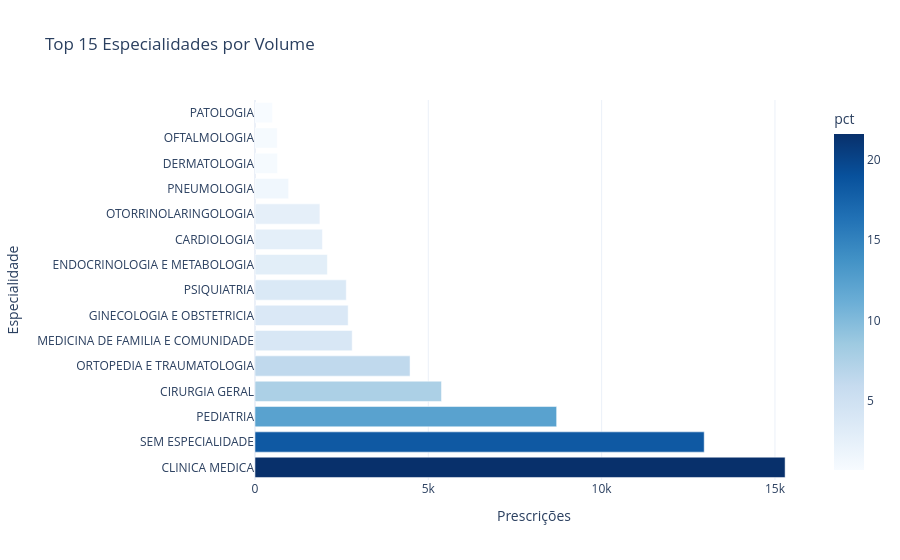
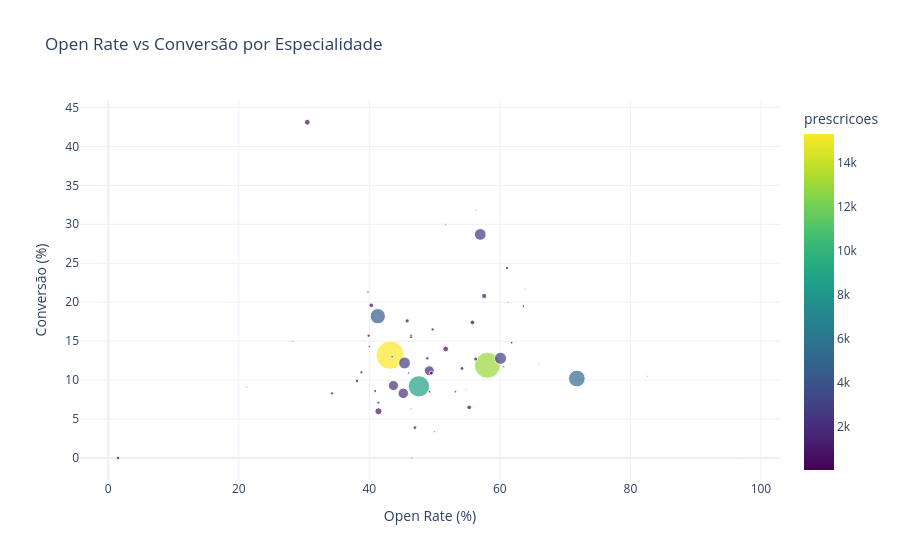

Here is the notebook cell these charts were saved with, in order:
### Markdown cell above
---
## Q3: Quais especialidades médicas mais prescreveram?

**O que analisamos:**
- Ranking de especialidades por volume
- Open rate e conversão por especialidade
- Perfil dos médicos (gênero, idade, distribuição)

**Por que importa:**
Especialidades com baixo engajamento/conversão precisam de suporte diferenciado.

### Code cell
# Q3.1: Ranking de especialidades
df_esp = con.execute("""
SELECT
    m.especialidade,
    COUNT(DISTINCT p.idprescricao) AS prescricoes,
    COUNT(DISTINCT p.idmedico) AS medicos_ativos,
    COUNT(DISTINCT p.idpaciente) AS pacientes_unicos,
    ROUND(COUNT(DISTINCT p.idprescricao) * 100.0 / SUM(COUNT(DISTINCT p.idprescricao)) OVER (), 1) AS pct
FROM prescricao p
LEFT JOIN medicos m ON p.idmedico = m.idmedico
GROUP BY 1
ORDER BY 2 DESC
""").df()

print("🏥 TOP ESPECIALIDADES (Volume de Prescrições)")
print("=" * 80)
print(df_esp.to_string(index=False))

# Q3.2: Open Rate e Conversão por especialidade
df_esp_kpi = con.execute("""
WITH presc_nivel AS (
    SELECT
        p.idprescricao,
        m.especialidade,
        MAX(p.visualizadapaciente::INT) AS visualizada,
        MAX(CASE WHEN p.itemvendido > 0 THEN 1 ELSE 0 END) AS vendida
    FROM prescricao p
    LEFT JOIN medicos m ON p.idmedico = m.idmedico
    GROUP BY 1, 2
)
SELECT
    especialidade,
    COUNT(*) AS prescricoes,
    SUM(visualizada) AS visualizadas,
    SUM(vendida) AS vendidas,
    ROUND(SUM(visualizada) * 100.0 / COUNT(*), 1) AS open_rate_pct,
    ROUND(SUM(vendida) * 100.0 / NULLIF(SUM(visualizada), 0), 1) AS conversao_pct
FROM presc_nivel
GROUP BY 1
HAVING COUNT(*) >= 30
ORDER BY 2 DESC
""").df()

print("\n📊 PERFORMANCE POR ESPECIALIDADE (Open Rate + Conversão)")
print("=" * 80)
print(df_esp_kpi.to_string(index=False))

# Q3.3: Perfil dos médicos
df_medicos_perfil = con.execute("""
SELECT
    genero,
    COUNT(DISTINCT idmedico) AS medicos,
    ROUND(AVG(idade), 1) AS idade_media,
    MIN(idade) AS idade_min,
    MAX(idade) AS idade_max
FROM medicos
WHERE idade IS NOT NULL
GROUP BY 1
ORDER BY 2 DESC
""").df()

print("\n👨⚕️  PERFIL DOS MÉDICOS")
print("=" * 80)
print(df_medicos_perfil.to_string(index=False))

# Q3.4: Estados com maior concentração de médicos
df_medicos_estado = con.execute("""
SELECT
    estado,
    COUNT(DISTINCT idmedico) AS medicos,
    ROUND(COUNT(DISTINCT idmedico) * 100.0 / SUM(COUNT(DISTINCT idmedico)) OVER (), 1) AS pct
FROM medicos
GROUP BY 1
ORDER BY 2 DESC
LIMIT 10
""").df()

print("\n🗺️  TOP 10 ESTADOS (Médicos)")
print("=" * 80)
print(df_medicos_estado.to_string(index=False))

# Gráficos
print("\n📊 GRÁFICO: Top Especialidades por Volume")
print("   → Tipo: Barras horizontais")
print("   → Eixo X: Número de prescrições")
print("   → Eixo Y: Especialidades médicas")
print("   → Insight: Mostra quais especialidades geram mais prescrições digitais")
fig_esp = px.bar(df_esp.head(15), x='prescricoes', y='especialidade', orientation='h',
                 title='Top 15 Especialidades por Volume',
                 labels={'prescricoes': 'Prescrições', 'especialidade': 'Especialidade'},
                 template='plotly_white', color='pct', color_continuous_scale='Blues')
fig_esp.show()

print("\n📊 GRÁFICO: Open Rate vs Conversão por Especialidade")
print("   → Tipo: Scatter plot (dispersão)")
print("   → Eixo X: Taxa de abertura (%)")
print("   → Eixo Y: Taxa de conversão (%)")
print("   → Bolhas: Tamanho proporcional ao volume de prescrições")
print("   → Insight: Identifica especialidades com baixo engajamento que precisam de suporte")
fig_esp_kpi = px.scatter(df_esp_kpi, x='open_rate_pct', y='conversao_pct', 
                        size='prescricoes', hover_name='especialidade',
                        title='Open Rate vs Conversão por Especialidade',
                        labels={'open_rate_pct': 'Open Rate (%)', 'conversao_pct': 'Conversão (%)'},
                        template='plotly_white', color='prescricoes', color_continuous_scale='Viridis')
fig_esp_kpi.show()

print("\n🎯 INSIGHTS Q3:")
print("-" * 80)
top_esp = df_esp.iloc[0]
low_perform = df_esp_kpi[df_esp_kpi['open_rate_pct'] < 50]
print(f"• Especialidade TOP: {top_esp['especialidade']} ({top_esp['prescricoes']:,} prescrições)")
print(f"• {len(df_esp)} especialidades cadastradas")
if len(low_perform) > 0:
    print(f"• ⚠️ {len(low_perform)} especialidades com Open Rate < 50%:")
    for _, row in low_perform.head(3).iterrows():
        print(f"   - {row['especialidade']}: {row['open_rate_pct']}% (Conversão: {row['conversao_pct']}%)")
print("✅ RECOMENDAÇÃO: Focar em especialidades com baixo engajamento para suporte")

### Figure 1 — Plotly figure (JSON) as saved in the notebook; plotly's stock layout.template omitted (floating-point values rounded to 4 significant figures)
{"data": [{"hovertemplate": "Prescrições=%{x}<br>Especialidade=%{y}<br>pct=%{marker.color}<extra></extra>", "legendgroup": "", "marker": {"color": [21.6, 18.3, 12.3, 7.6, 6.3, 4.0, 3.8, 3.7, 2.9, 2.7, 2.6, 1.4, 0.9, 0.9, 0.7], "coloraxis": "coloraxis", "pattern": {"shape": ""}}, "name": "", "orientation": "h", "showlegend": false, "textposition": "auto", "type": "bar", "x": [15293, 12959, 8702, 5380, 4473, 2804, 2687, 2633, 2088, 1945, 1872, 970, 648, 640, 502], "xaxis": "x", "y": ["CLINICA MEDICA", "SEM ESPECIALIDADE", "PEDIATRIA", "CIRURGIA GERAL", "ORTOPEDIA E TRAUMATOLOGIA", "MEDICINA DE FAMILIA E COMUNIDADE", "GINECOLOGIA E OBSTETRICIA", "PSIQUIATRIA", "ENDOCRINOLOGIA E METABOLOGIA", "CARDIOLOGIA", "OTORRINOLARINGOLOGIA", "PNEUMOLOGIA", "DERMATOLOGIA", "OFTALMOLOGIA", "PATOLOGIA"], "yaxis": "y"}], "layout": {"barmode": "relative", "coloraxis": {"colorbar": {"title": {"text": "pct"}}, "colorscale": [[0, "rgb(247,251,255)"], [0.125, "rgb(222,235,247)"], [0.25, "rgb(198,219,239)"], [0.375, "rgb(158,202,225)"], [0.5, "rgb(107,174,214)"], [0.625, "rgb(66,146,198)"], [0.75, "rgb(33,113,181)"], [0.875, "rgb(8,81,156)"], [1, "rgb(8,48,107)"]]}, "legend": {"tracegroupgap": 0}, "title": {"text": "Top 15 Especialidades por Volume"}, "xaxis": {"anchor": "y", "domain": [0, 1], "title": {"text": "Prescrições"}}, "yaxis": {"anchor": "x", "domain": [0, 1], "title": {"text": "Especialidade"}}}}

### Figure 2 — Plotly figure (JSON) as saved in the notebook; plotly's stock layout.template omitted (floating-point values rounded to 4 significant figures)
{"data": [{"hovertemplate": "<b>%{hovertext}</b><br><br>Open Rate (%)=%{x}<br>Conversão (%)=%{y}<br>prescricoes=%{marker.color}<extra></extra>", "hovertext": ["CLINICA MEDICA", "SEM ESPECIALIDADE", "PEDIATRIA", "CIRURGIA GERAL", "ORTOPEDIA E TRAUMATOLOGIA", "MEDICINA DE FAMILIA E COMUNIDADE", "GINECOLOGIA E OBSTETRICIA", "PSIQUIATRIA", "ENDOCRINOLOGIA E METABOLOGIA", "CARDIOLOGIA", "OTORRINOLARINGOLOGIA", "PNEUMOLOGIA", "DERMATOLOGIA", "OFTALMOLOGIA", "PATOLOGIA", "MEDICINA DO TRABALHO", "ALERGIA E IMUNOLOGIA", "GERIATRIA", "NEUROLOGIA", "UROLOGIA", "PRONTO ATENDIMENTO", "CIRURGIA DA MAO", "REUMATOLOGIA", null, "ENDOCRINOLOGIA", "MEDICINA GERAL COMUNITARIA", "MEDICINA ESPORTIVA", "NEUROCIRURGIA", "MEDICINA DO TRAFEGO", "GENETICA CLINICA", "INFECTOLOGIA", "ONCOLOGIA CLINICA", "CIRURGIA TORACICA", "GASTROENTEROLOGIA", "MASTOLOGIA", "ACUPUNTURA", "ANESTESIOLOGIA", "NEFROLOGIA", "MEDICINA DE EMERGENCIA", "MEDICINA INTENSIVA", "HEMATOLOGIA E HEMOTERAPIA", "CIRURGIA VASCULAR", "RADIOTERAPIA", "CIRURGIA DO APARELHO DIGESTIVO", "NUTROLOGIA", "MEDICINA INTERNA OU CLINICA MEDICA", "GINECOLOGIA", "PNEUMOLOGIA E TISIOLOGIA", "CIRURGIA PLASTICA", "ORTODONDIA", "CIRURGIA DE CABECA E PESCOCO", "TERAPIA INTENSIVA", "HOMEOPATIA", "NEUROLOGIA PEDIATRICA", "CIRURGIA BUCOMAXILAR", "OBSTETRICIA", "MEDICINA LEGAL"], "legendgroup": "", "marker": {"color": [15293, 12959, 8702, 5380, 4473, 2804, 2687, 2633, 2088, 1945, 1872, 970, 648, 640, 502, 423, 418, 417, 334, 295, 288, 277, 270, 263, 239, 223, 220, 210, 208, 208, 195, 188, 171, 169, 153, 131, 129, 124, 120, 118, 111, 105, 100, 99, 86, 71, 69, 58, 58, 52, 50, 49, 46, 42, 39, 36, 35], "coloraxis": "coloraxis", "size": [15293, 12959, 8702, 5380, 4473, 2804, 2687, 2633, 2088, 1945, 1872, 970, 648, 640, 502, 423, 418, 417, 334, 295, 288, 277, 270, 263, 239, 223, 220, 210, 208, 208, 195, 188, 171, 169, 153, 131, 129, 124, 120, 118, 111, 105, 100, 99, 86, 71, 69, 58, 58, 52, 50, 49, 46, 42, 39, 36, 35], "sizemode": "area", "sizeref": 38.23, "symbol": "circle"}, "mode": "markers", "name": "", "orientation": "v", "showlegend": false, "type": "scatter", "x": [43.2, 58.1, 47.6, 71.8, 41.3, 60.1, 45.4, 57.0, 45.2, 43.7, 49.2, 41.4, 51.7, 30.5, 57.6, 55.8, 55.3, 40.3, 45.8, 56.3, 54.2, 49.5, 47.0, 1.5, 38.1, 48.9, 46.4, 34.3, 61.1, 39.9, 49.7, 38.8, 40.9, 41.4, 46.4, 61.8, 63.6, 43.5, 49.2, 39.8, 53.2, 40.0, 46.0, 60.6, 46.5, 28.2, 46.4, 50.0, 51.7, 21.2, 66.0, 61.2, 82.6, 54.8, 56.4, 63.9, 97.1], "xaxis": "x", "y": [13.2, 11.9, 9.2, 10.2, 18.2, 12.8, 12.2, 28.7, 8.3, 9.3, 11.2, 6.0, 14.0, 43.1, 20.8, 17.4, 6.5, 19.6, 17.6, 12.7, 11.5, 10.9, 3.9, 0.0, 9.9, 12.8, 15.7, 8.3, 24.4, 15.7, 16.5, 11.0, 8.6, 7.1, 15.5, 14.8, 19.5, 13.0, 8.5, 21.3, 8.5, 14.3, 10.9, 11.7, 0.0, 15.0, 6.3, 3.4, 30.0, 9.1, 12.1, 20.0, 10.5, 8.7, 31.8, 21.7, 0.0], "yaxis": "y"}], "layout": {"coloraxis": {"colorbar": {"title": {"text": "prescricoes"}}, "colorscale": [[0, "#440154"], [0.1111, "#482878"], [0.2222, "#3e4989"], [0.3333, "#31688e"], [0.4444, "#26828e"], [0.5556, "#1f9e89"], [0.6667, "#35b779"], [0.7778, "#6ece58"], [0.8889, "#b5de2b"], [1, "#fde725"]]}, "legend": {"itemsizing": "constant", "tracegroupgap": 0}, "title": {"text": "Open Rate vs Conversão por Especialidade"}, "xaxis": {"anchor": "y", "domain": [0, 1], "title": {"text": "Open Rate (%)"}}, "yaxis": {"anchor": "x", "domain": [0, 1], "title": {"text": "Conversão (%)"}}}}
